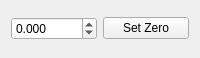
<?xml version="1.0" encoding="UTF-8"?>
<ui version="4.0">
 <class>PolarizationWidget</class>
 <widget class="QWidget" name="PolarizationWidget">
  <property name="geometry">
   <rect>
    <x>0</x>
    <y>0</y>
    <width>200</width>
    <height>58</height>
   </rect>
  </property>
  <property name="windowTitle">
   <string>Form</string>
  </property>
  <layout class="QGridLayout" name="gridLayout">
   <item row="1" column="1">
    <widget class="QPushButton" name="set_zero_pushButton">
     <property name="text">
      <string>Set Zero</string>
     </property>
    </widget>
   </item>
   <item row="1" column="0">
    <widget class="QDoubleSpinBox" name="angle_doubleSpinBox">
     <property name="decimals">
      <number>3</number>
     </property>
     <property name="minimum">
      <double>-370.000000000000000</double>
     </property>
     <property name="maximum">
      <double>370.000000000000000</double>
     </property>
    </widget>
   </item>
  </layout>
 </widget>
 <resources/>
 <connections/>
</ui>
